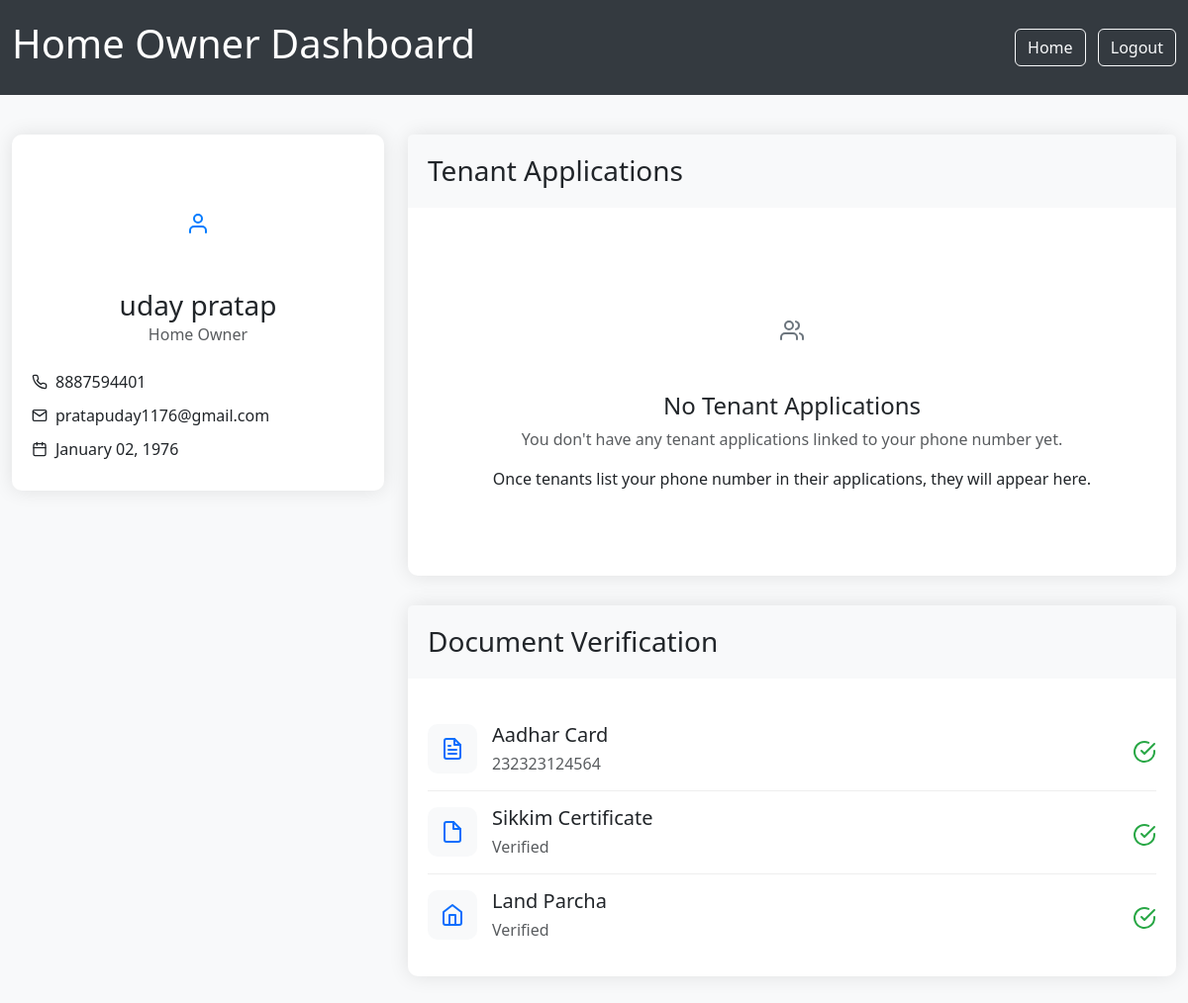
The app's page /HomeOwnerdashboard/ (signed in) with its own data.
### Tenant/models.py (models this page shows, shortened)
class HomeOwner(models.Model):
    user = models.OneToOneField(
        User,
        on_delete=models.CASCADE,
        related_name='homeowner_profile'
    )
    first_name = models.CharField(max_length=100)
    middle_name = models.CharField(max_length=100, blank=True, null=True)
    last_name = models.CharField(max_length=100)
    date_of_birth = models.DateField()
    age = models.PositiveIntegerField(blank=True, null=True)
    photo = models.ImageField(upload_to='homeowner_photos/')
    phone = models.CharField(
        max_length=15,
        validators=[RegexValidator(r'^\d{10,15}$', 'Enter a valid phone number')]
    )
    aadhar_card = models.FileField(
        upload_to='aadhar_cards/',
        validators=[FileExtensionValidator(['pdf', 'jpg', 'jpeg', 'png'])]
    )
    aadhar_number = models.CharField(
        max_length=12,
        validators=[RegexValidator(r'^\d{12}$', 'Enter a valid 12-digit Aadhar number')]
    )
    sikkim_certificate = models.FileField(
        upload_to='sikkim_certificates/',
        validators=[FileExtensionValidator(['pdf', 'jpg', 'jpeg', 'png'])]
    )
    residential_certificate = models.FileField(
        upload_to='residential_certificates/',
        validators=[FileExtensionValidator(['pdf', 'jpg', 'jpeg', 'png'])]
    )
    land_parcha = models.FileField(
        upload_to='land_parchas/',
        validators=[FileExtensionValidator(['pdf', 'jpg', 'jpeg', 'png'])]
    )
    created_at = models.DateTimeField(default=timezone.now)
    updated_at = models.DateTimeField(auto_now=True)
    class Meta:
        verbose_name = 'Home Owner'
        verbose_name_plural = 'Home Owners'
        ordering = ['-created_at']

class User(AbstractBaseUser, PermissionsMixin):
    ROLE_CHOICES = [
        ('tenant', 'Tenant'),
        ('home_owner', 'Home Owner'),
        ('police', 'Police'),
    ]
    email = models.EmailField(unique=True)
    role = models.CharField(max_length=20, choices=ROLE_CHOICES)
    otp = models.CharField(max_length=6, blank=True, null=True)
    otp_created_at = models.DateTimeField(blank=True, null=True)
    is_active = models.BooleanField(default=True)
    is_staff = models.BooleanField(default=False)
    date_joined = models.DateTimeField(auto_now_add=True)
    objects = CustomUserManager()
    USERNAME_FIELD = 'email'
    REQUIRED_FIELDS = ['role']
    class Meta:
        verbose_name = 'User'
        verbose_name_plural = 'Users'

### Tenant/views.py (the view)
# urls.py: path('HomeOwnerdashboard/', views.HomeOwnerdashboard, name='HomeOwnerdashboard'),
def HomeOwnerdashboard(request):
    email = request.session.get('verified_email')
    owner = None
    tenants = []
    if email:
        user = User.objects.filter(email=email).first()
        if user and user.role == 'home_owner':
            owner = HomeOwner.objects.filter(user=user).first()
            if owner:
                tenants = Tenant.objects.filter(owner_phone_number=owner.phone)
    return render(request, 'HomeOwnerdashboard.html', {
        'owner': owner,
        'tenants': tenants
    })

### Template/HomeOwnerdashboard.html (shortened to what this page needs)
<!DOCTYPE html>
<html lang="en">
<head>
    <link rel="stylesheet" href="https://cdn.jsdelivr.net/npm/bootstrap@5.3.0/dist/css/bootstrap.min.css">
    <link rel="stylesheet" href="/static/css/style.css">
</head>
<body>
    <header class="header">
        <div class="container d-flex justify-content-between align-items-center">
            <h1>Home Owner Dashboard</h1>
            <div>
                <a href="/index/?role=home_owner" class="btn btn-outline-light me-2">Home</a>
                <a href="/logout/" class="btn btn-outline-light">Logout</a>
            </div>
        </div>
    </header>
    <div class="container my-4">
        <div class="row">
            <div class="col-md-4">
                <div class="card profile-card">
                    <div class="card-body text-center">
                        <div class="profile-icon mb-3">
                            <i data-feather="user"></i>
                        </div>
                        {% if owner %}
                            <h3 class="mb-0">{{ owner.first_name }} {{ owner.last_name }}</h3>
                            <p class="text-muted">Home Owner</p>
                            <div class="profile-details mt-4">
                                <div class="detail-item">
                                    <i data-feather="phone" class="icon-sm me-2"></i>
                                    <span>{{ owner.phone }}</span>
                                </div>
                                <div class="detail-item">
                                    <i data-feather="mail" class="icon-sm me-2"></i>
                                    <span>{{ owner.user.email }}</span>
                                </div>
                                <div class="detail-item">
                                    <i data-feather="calendar" class="icon-sm me-2"></i>
                                    <span>{{ owner.date_of_birth|date:"F d, Y" }}</span>
                                </div>
                            </div>
                        {% else %}
                            <h3 class="mb-0">Welcome, Home Owner</h3>
                            <p class="text-muted">Complete your profile information.</p>
                        {% endif %}
                    </div>
                </div>
            </div>
            <div class="col-md-8">
                <div class="card">
                    <div class="card-header">
                        <h3 class="mb-0">Tenant Applications</h3>
                    </div>
                    <div class="card-body">
                        {% if tenants %}
                            <div class="table-responsive">
                                <table class="table table-hover">
                                    <thead>
                                        <tr>
                                            <th>Name</th>
                                            <th>Phone</th>
                                            <th>District</th>
                                            <th>Status</th>
                                            <th>Submitted</th>
                                        </tr>
                                    </thead>
                                    <tbody>
                                        {% for tenant in tenants %}
                                            <tr>
                                                <td>{{ tenant.first_name }} {{ tenant.last_name }}</td>
                                                <td>{{ tenant.tenant_phone_number }}</td>
                                                <td>{{ tenant.district }}</td>
                                                <td>
                                                    {% if tenant.status == 'pending' %}
                                                        <span class="badge bg-warning text-dark">Pending</span>
                                                    {% elif tenant.status == 'approved' %}
                                                        {% if tenant.police_status == 'pending' %}
                                                            <span class="badge bg-info">Police Verification Pending</span>
                                                        {% elif tenant.police_status == 'approved' %}
                                                            <span class="badge bg-success">Approved</span>
                                                        {% else %}
                                                            <span class="badge bg-danger">Rejected by Police</span>
                                                        {% endif %}
                                                    {% else %}
                                                        <span class="badge bg-danger">Rejected</span>
                                                    {% endif %}
                                                </td>
                                                <td>{{ tenant.created_at|date:"M d, Y" }}</td>
                                            </tr>
                                        {% endfor %}
                                    </tbody>
                                </table>
                            </div>
                        {% else %}
                            <div class="empty-state">
                                <div class="empty-icon">
                                    <i data-feather="users"></i>
                                </div>
                                <h4>No Tenant Applications</h4>
                                <p class="text-muted">You don't have any tenant applications linked to your phone number yet.</p>
                                <p>Once tenants list your phone number in their applications, they will appear here.</p>
                            </div>
                        {% endif %}
                    </div>
                </div>
                <div class="card mt-4">
                    <div class="card-header">
                        <h3 class="mb-0">Document Verification</h3>
                    </div>
                    <div class="card-body">
                        {% if owner %}
                            <div class="document-list">
                                <div class="document-item">
                                    <div class="document-icon bg-light text-primary">
                                        <i data-feather="file-text"></i>
                                    </div>
                                    <div class="document-details">
                                        <h5>Aadhar Card</h5>
                                        <p class="text-muted mb-0">{{ owner.aadhar_number }}</p>
                                    </div>
                                    <div class="document-status verified">
                                        <i data-feather="check-circle"></i>
                                    </div>
                                </div>
                                <div class="document-item">
                                    <div class="document-icon bg-light text-primary">
                                        <i data-feather="file"></i>
                                    </div>
                                    <div class="document-details">
                                        <h5>Sikkim Certificate</h5>
                                        <p class="text-muted mb-0">Verified</p>
                                    </div>
                                    <div class="document-status verified">
                                        <i data-feather="check-circle"></i>
                                    </div>
                                </div>
                                <div class="document-item">
                                    <div class="document-icon bg-light text-primary">
                                        <i data-feather="home"></i>
                                    </div>
                                    <div class="document-details">
                                        <h5>Land Parcha</h5>
                                        <p class="text-muted mb-0">Verified</p>
                                    </div>
                                    <div class="document-status verified">
                                        <i data-feather="check-circle"></i>
                                    </div>
                                </div>
                            </div>
                        {% else %}
                            <div class="alert alert-warning mb-0">
                                <i data-feather="alert-circle" class="me-2"></i>
                                Please complete your profile by providing all required documents.
                            </div>
                        {% endif %}
                    </div>
                </div>
            </div>
        </div>
    </div>
</body>
</html>

### static/css/style.css (style rules this page uses)
body { font-family: 'Segoe UI', Tahoma, Geneva, Verdana, sans-serif; background-color: #f8f9fa; }
.header { background-color: #343a40; color: white; padding: 20px 0; margin-bottom: 40px; }
.container { max-width: 1200px; }
.icon-sm { width: 16px; height: 16px; }
.card { border: none; border-radius: 10px; box-shadow: 0 0 20px rgba(0, 0, 0, 0.1); margin-bottom: 30px; }
.card-header { background-color: #f8f9fa; border-bottom: none; padding: 20px; }
.card-body { padding: 20px; }
.empty-state { text-align: center; padding: 50px 0; }
.empty-icon { font-size: 4rem; color: #6c757d; margin-bottom: 20px; }
.profile-card { text-align: center; }
.profile-icon { font-size: 5rem; color: #007bff; }
.profile-details { text-align: left; }
.detail-item { display: flex; align-items: center; margin-bottom: 10px; }
.document-list { margin-top: 10px; }
.document-item { display: flex; align-items: center; padding: 15px 0; border-bottom: 1px solid #eee; }
.document-item:last-child { border-bottom: none; }
.document-icon { width: 50px; height: 50px; border-radius: 10px; display: flex; align-items: center; justify-content: center; margin-right: 15px; }
.document-details { flex: 1; }
.document-details h5 { margin-bottom: 5px; }
.document-status { color: #28a745; font-size: 1.5rem; }

### records on screen
HomeOwner: first_name "uday", last_name "pratap", phone "8887594401", user.email "pratapuday1176@gmail.com", date_of_birth "January 02, 1976", aadhar_number "232323124564"
